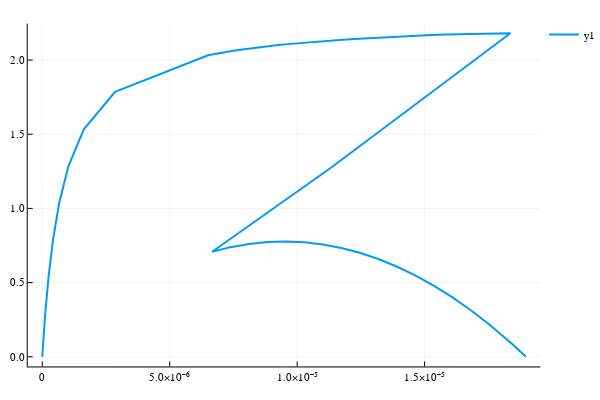

Notebook cell for this chart:
### Markdown cell above
## X vs D (τ > 0)

### Code cell
X_vs_Dpdata = plot((mupdata, Xpdata),lw = 2)

### Figure 1 — Plotly figure (JSON) as saved in the notebook; plotly's stock layout.template omitted (floating-point values rounded to 4 significant figures; data arrays with more than 128 entries replaced by an {"elided": "..."} marker saying what was removed)
{"data": [{"colorbar": {"title": ""}, "hoverinfo": "text", "legendgroup": "y1", "line": {"color": "rgba(0, 154, 250, 1.000)", "dash": "solid", "shape": "linear", "width": 2}, "mode": "lines", "name": "y1", "showlegend": true, "text": {"elided": "255 null values"}, "type": "scatter", "x": {"elided": "255 float values"}, "xaxis": "x1", "y": {"elided": "255 float values"}, "yaxis": "y1"}], "layout": {"annotations": [], "height": 400, "legend": {"bgcolor": "rgba(255, 255, 255, 1.000)", "bordercolor": "rgba(0, 0, 0, 1.000)", "font": {"color": "rgba(0, 0, 0, 1.000)", "family": "sans-serif", "size": 11}, "tracegroupgap": 0, "x": 1, "y": 1}, "margin": {"b": 20, "l": 0, "r": 0, "t": 20}, "paper_bgcolor": "rgba(255, 255, 255, 1.000)", "plot_bgcolor": "rgba(255, 255, 255, 1.000)", "showlegend": true, "width": 600, "xaxis": {"anchor": "y1", "domain": [0.05101, 0.9934], "gridcolor": "rgba(0, 0, 0, 0.100)", "gridwidth": 0.5, "linecolor": "rgba(0, 0, 0, 1.000)", "mirror": false, "range": [-5.692e-07, 1.954e-05], "showgrid": true, "showline": true, "showticklabels": true, "tickangle": 0, "tickcolor": "rgb(0, 0, 0)", "tickfont": {"color": "rgba(0, 0, 0, 1.000)", "family": "sans-serif", "size": 11}, "tickmode": "array", "ticks": "inside", "ticktext": ["0", "5.0×10⁻⁶", "1.0×10⁻⁵", "1.5×10⁻⁵"], "tickvals": [0, 5e-06, 1e-05, 1.5e-05], "title": "", "titlefont": {"color": "rgba(0, 0, 0, 1.000)", "family": "sans-serif", "size": 15}, "type": "-", "visible": true, "zeroline": false, "zerolinecolor": "rgba(0, 0, 0, 1.000)"}, "yaxis": {"anchor": "x1", "domain": [0.03762, 0.9902], "gridcolor": "rgba(0, 0, 0, 0.100)", "gridwidth": 0.5, "linecolor": "rgba(0, 0, 0, 1.000)", "mirror": false, "range": [-0.06542, 2.246], "showgrid": true, "showline": true, "showticklabels": true, "tickangle": 0, "tickcolor": "rgb(0, 0, 0)", "tickfont": {"color": "rgba(0, 0, 0, 1.000)", "family": "sans-serif", "size": 11}, "tickmode": "array", "ticks": "inside", "ticktext": ["0.0", "0.5", "1.0", "1.5", "2.0"], "tickvals": [0, 0.5, 1, 1.5, 2], "title": "", "titlefont": {"color": "rgba(0, 0, 0, 1.000)", "family": "sans-serif", "size": 15}, "type": "-", "visible": true, "zeroline": false, "zerolinecolor": "rgba(0, 0, 0, 1.000)"}}}
